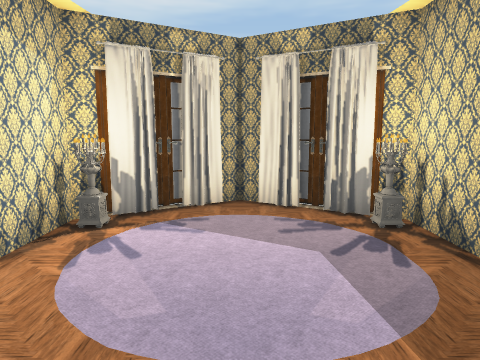
[1] (above)

17 first-person views from a walk through a scene from a Unity 3-D project. The camera is 1.3 m above the floor, tilts 8° down and sees 70° across. Doors are open. The floor is counted in squares, 1 m on a side. Each view is taken from the middle of a square. On the plan, view 1 faces up. The plan holds only what a view shows up to about 15 squares ahead; the rest is blank. Some surface patterns are stand-ins.

[2]
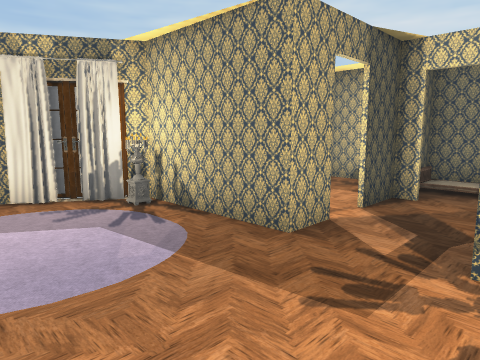

[3]
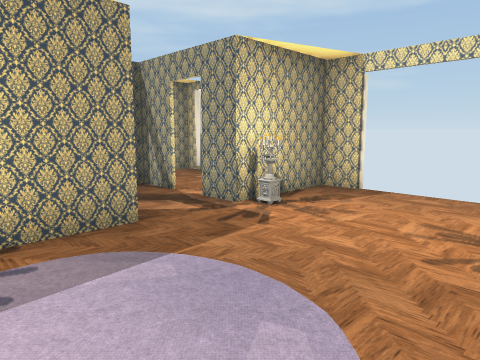

[4]
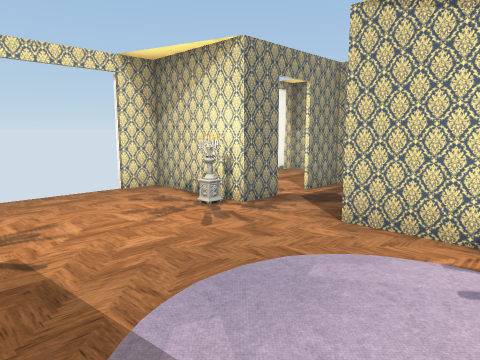

[5]
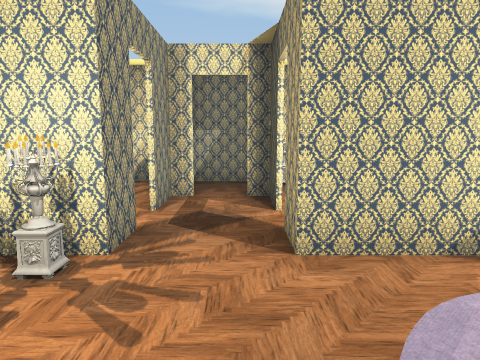

[6]
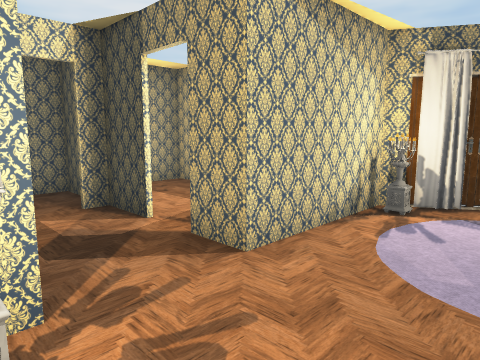

[7]
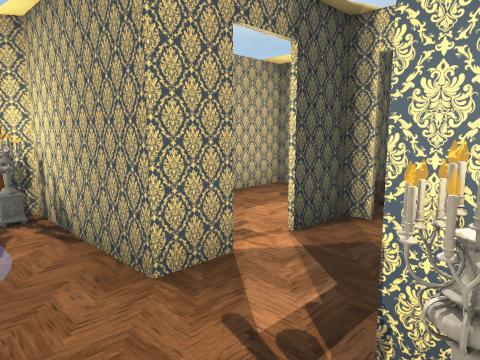

[8]
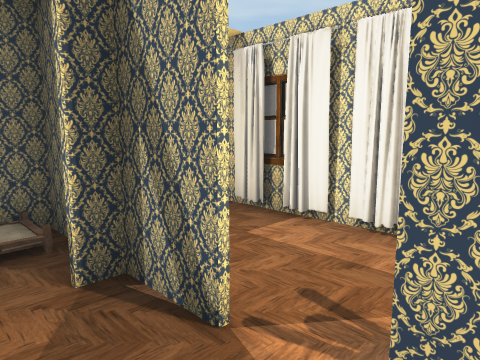

[9]
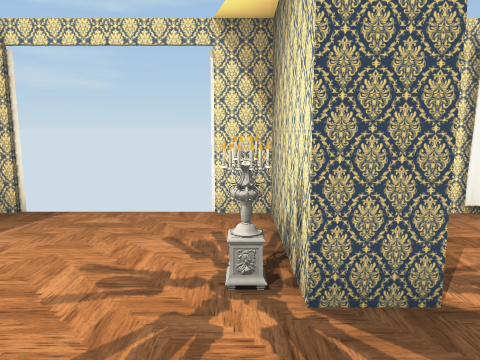

[10]
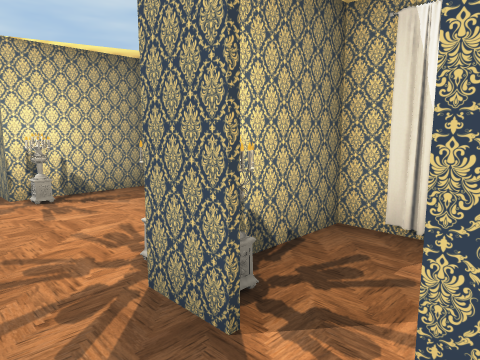

[11]
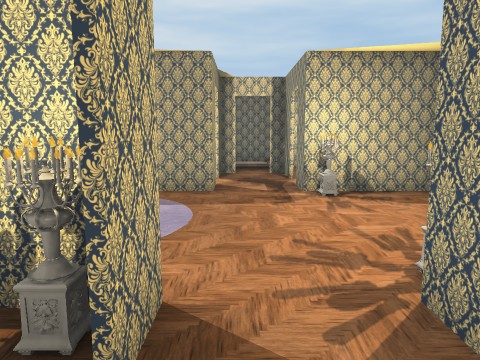

[12]
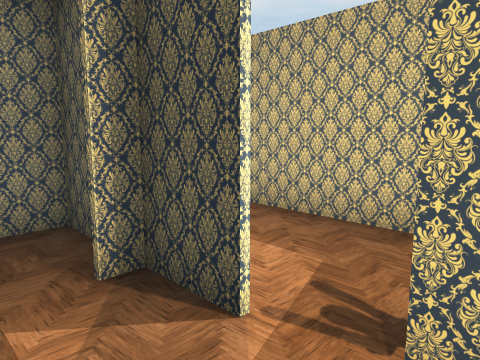

[13]
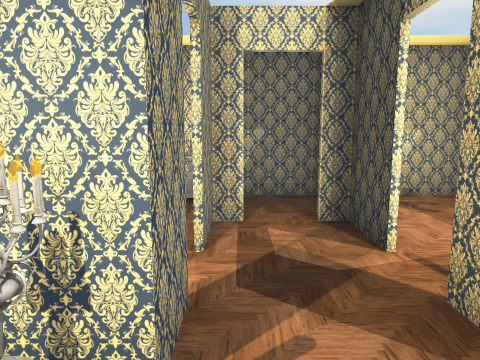

[14]
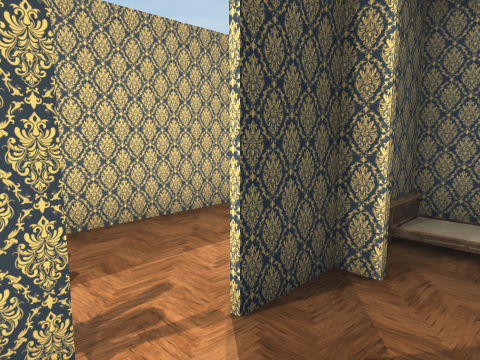

[15]
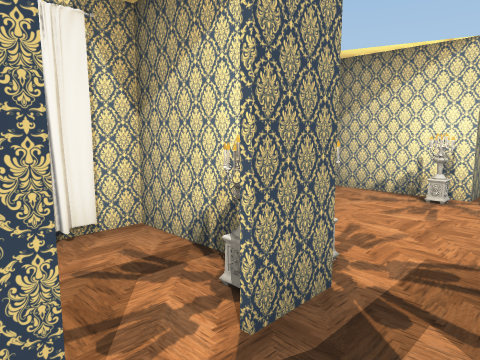

[16]
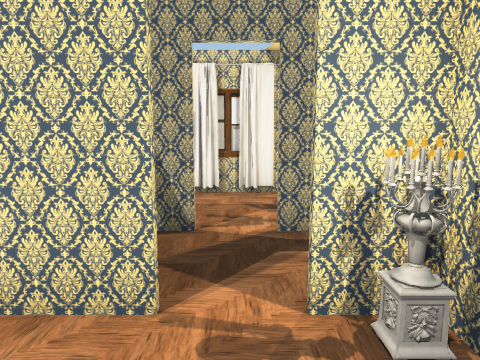

[17]
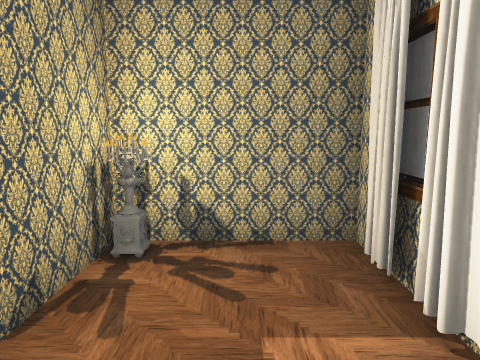

### Floor plan
Points are (right, up) in squares from view 1. A wall is a line through its corners. A room is listed if a view was taken in it or the views show most of it. See-through windows are left out.
Room 1 (views 1, 2, 3, 4, 5, 6, 7, 8, 9, 10, 11, 12, 13, 14, 15)
walls: (2.5, 2.4) (2.5, 5); (-2.5, -1.4) (-2.5, -3.5); (-4.5, 1.6) (-8, 1.6); (1.4, -3.4) (3.1, -3.4); (4.5, -0.4) (8, -0.4); (-2.5, 5.1) (-2.5, 2.4); (2.5, -3.5) (2.5, -1.4); (0.4, 6.2) (0, 6.5) (-0.4, 6.3); (-3.4, -3.4) (-1.5, -3.4); (5.9, 1.1) (5.9, 1.6); (-5.9, 1.6) (-5.9, 1.1); (-5.9, -0.4) (-4.5, -0.4); (8, 1.6) (4.5, 1.6)
ways out: open door at (4, 2) to room 2; open door at (4, -0.5) to room 3; open door at (6, 0.5) to room 3; open door at (-4, 2) to room 4; open door at (-6, 0.5); open door at (-4, -0.5); open door at (0, -3.4)
objects: lamp (-3, -1); lamp (-3, 2); lamp (-2, -1); lamp (-2, 5); other object (-1, 6); other object (1, 6); lamp (2, -1); lamp (2, 5); lamp (3, -1); lamp (3, 2)
Room 2 (view 16)
walls: (4.5, 1.7) (5.8, 1.7); (8, 3.2) (8, 4.6) (4.4, 4.6)
ways out: open door at (4, 2) to room 1
Room 3 (view 17)
walls: (8, -0.5) (5.9, -0.5); (3.1, -3.4) (8, -3.4) (8, 1.6); (2.6, -1.4) (2.6, -3.5)
ways out: open door at (4, -0.5) to room 1; open door at (6, 0.5) to room 1
objects: curtain (5, -3); curtain (6, -3) to (7, -3); lamp (8, -1)
Room 4 (no view inside)
walls: (-4.4, 4.6) (-8, 4.6) (-8, 2.1); (-2.6, 2.4) (-2.6, 2.9)
ways out: open door at (-4, 2) to room 1

Where each view was taken, in squares from view 1:
view 1: 0 up, 0 right, facing up
view 2: 1 down, 1 left, facing up-right
view 3: 4 up, 2 left, facing down-right
view 4: 4 up, 2 right, facing down-left
view 5: 1 up, 1 right, facing left
view 6: 1 down, 0 right, facing up-left
view 7: 1 down, 1 right, facing up-right
view 8: 1 up, 3 right, facing down-right
view 9: 2 up, 2 left, facing down
view 10: 1 up, 5 left, facing down-right
view 11: 1 up, 5 left, facing right
view 12: 0 up, 3 left, facing up-left
view 13: 0 up, 1 left, facing left
view 14: 0 up, 3 right, facing up-right
view 15: 1 up, 5 right, facing down-left
view 16: 4 up, 4 right, facing down
view 17: 2 down, 4 right, facing right
